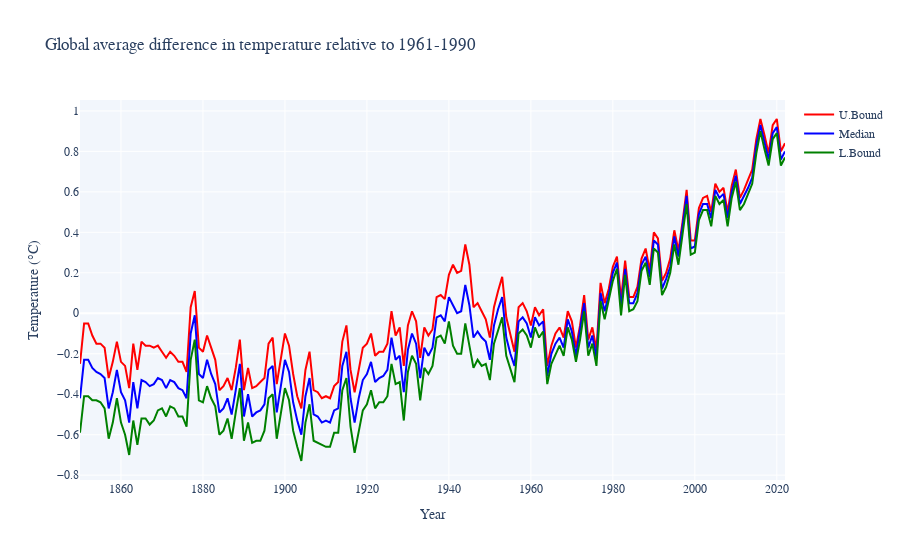

Notebook code cell kept with this figure:
### Markdown cell above
### Change the mouse hover event to a vertical trace

If you move the mouse over the graph it gives you readings from each line individually. It is difficult to navigate to see each reading.

To address this we will add a vertical trace on mouse hover, with a single view showing both bounds and median.

### Code cell
fig.update_layout(
    hovermode="x unified", # adds a vertical line trace on mouse hover
    hoverlabel= # formats the label on mouse hover
        dict(
            bgcolor="white",
            font_size=14,
        ),
)

# also needed to set up the trace on mouse hover
fig.update_traces(
    mode="lines",  # vertical line
    hovertemplate=None,
)

# re-set some graph features that are lost on update
fig.update_layout(
    legend_title=None, # remove unnecessary legend title
)
fig.update_xaxes(
    title_font=dict(family='Times New Roman'),
)
fig.update_yaxes(
    title_font=dict(family='Times New Roman'),
    title_text=f'Temperature ({chr(176)}C)',
)

#display
fig.show()

### Figure 1 — Plotly figure (JSON) as saved in the notebook; plotly's stock layout.template omitted (floating-point values rounded to 4 significant figures; data arrays with more than 128 entries replaced by an {"elided": "..."} marker saying what was removed)
{"data": [{"legendgroup": "U.Bound", "line": {"color": "red", "dash": "solid"}, "marker": {"symbol": "circle"}, "mode": "lines", "name": "U.Bound", "orientation": "v", "showlegend": true, "type": "scatter", "x": {"elided": "173 int values"}, "xaxis": "x", "y": {"elided": "173 float values"}, "yaxis": "y"}, {"legendgroup": "Median", "line": {"color": "blue", "dash": "solid"}, "marker": {"symbol": "circle"}, "mode": "lines", "name": "Median", "orientation": "v", "showlegend": true, "type": "scatter", "x": {"elided": "173 int values"}, "xaxis": "x", "y": {"elided": "173 float values"}, "yaxis": "y"}, {"legendgroup": "L.Bound", "line": {"color": "green", "dash": "solid"}, "marker": {"symbol": "circle"}, "mode": "lines", "name": "L.Bound", "orientation": "v", "showlegend": true, "type": "scatter", "x": {"elided": "173 int values"}, "xaxis": "x", "y": {"elided": "173 float values"}, "yaxis": "y"}], "layout": {"font": {"family": "Times New Roman"}, "hoverlabel": {"bgcolor": "white", "font": {"size": 14}}, "hovermode": "x unified", "legend": {"title": {}, "tracegroupgap": 0}, "plot_bgcolor": "rgb(242, 246, 252)", "title": {"text": "Global average difference in temperature relative to 1961-1990"}, "xaxis": {"anchor": "y", "domain": [0, 1], "title": {"font": {"family": "Times New Roman"}, "text": "Year"}}, "yaxis": {"anchor": "x", "domain": [0, 1], "title": {"font": {"family": "Times New Roman"}, "text": "Temperature (°C)"}}}}
